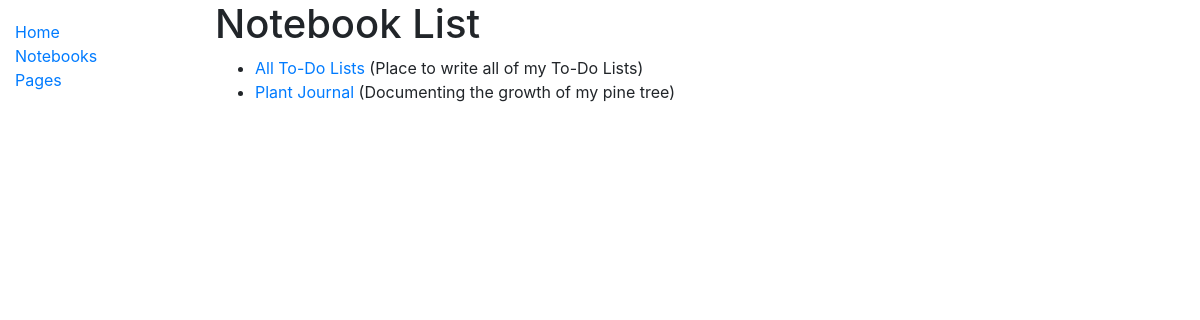
The app's page /notebooks/notebk_list/, older data.
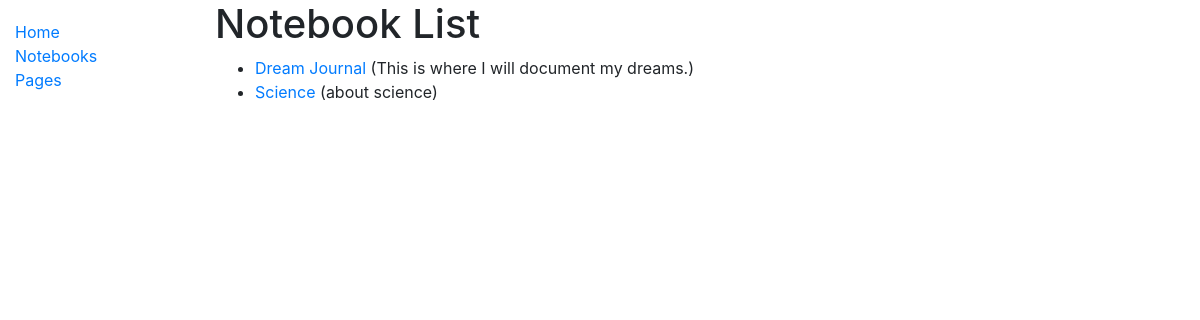
The same page, newer data.
### notebooks/models.py (models this page shows, shortened)
class Notebk(models.Model):
    title = models.CharField(max_length=200, help_text='Enter the title of this notebook')
    description = models.CharField(max_length=800, help_text='Enter a brief description of this notebook')
    login = models.ForeignKey('Login', on_delete=models.SET_NULL, null=True)
    def get_absolute_url(self):
        return reverse('notebook-detail', args=[str(self.id)])

### notebooks/views.py (the view)
# urls.py: path('notebk_list/', views.NotebkListView.as_view(), name='notebk_list'),
class NotebkListView(generic.ListView):
    model = Notebk
    context_object_name = 'notebk_list'   # your own name for the list as a template variable
    template_name = '/notebk_list.html'  # Specify your own template name/location

### notebooks/templates/notebooks/notebk_list.html
{% extends "base_generic.html" %}
{% block content %}
  <h1>Notebook List</h1>
  {% if notebk_list %}
  <ul>
    {% for notebk in notebk_list %}
      <li>
        <a href="{{ notebk.get_absolute_url }}">{{notebk.title}}</a> ({{notebk.description}})
      </li>
    {% endfor %}
  </ul>
  {% else %}
    <p>There are no notebooks in your collection.</p>
  {% endif %}
{% endblock %}

Row changes from the older to the newer data that the page shows:
removed Notebk: title "All To-Do Lists", description "Place to write all of my To-Do Lists"
removed Notebk: title "Plant Journal", description "Documenting the growth of my pine tree"
added Notebk: title "Dream Journal", description "This is where I will document my dreams."
added Notebk: title "Science", description "about science"
